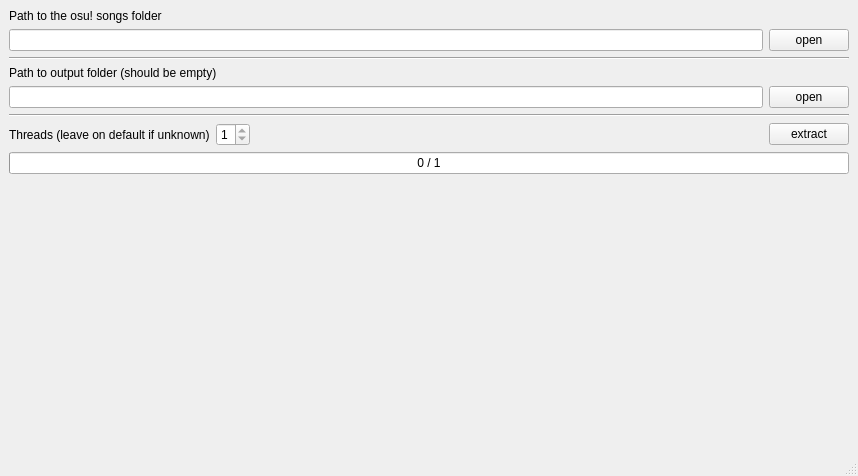
<?xml version="1.0" encoding="UTF-8"?>
<ui version="4.0">
 <class>MainWindow</class>
 <widget class="QMainWindow" name="MainWindow">
  <property name="geometry">
   <rect>
    <x>0</x>
    <y>0</y>
    <width>858</width>
    <height>476</height>
   </rect>
  </property>
  <property name="windowTitle">
   <string>Osu!MapExtractor</string>
  </property>
  <widget class="QWidget" name="centralwidget">
   <layout class="QVBoxLayout" name="verticalLayout">
    <item>
     <widget class="QLabel" name="labelOsuFolder">
      <property name="text">
       <string>Path to the osu! songs folder</string>
      </property>
     </widget>
    </item>
    <item>
     <layout class="QHBoxLayout" name="horizontalLayout">
      <item>
       <widget class="QLineEdit" name="lineEditOsuFolder">
        <property name="accessibleName">
         <string/>
        </property>
       </widget>
      </item>
      <item>
       <widget class="QPushButton" name="pushButtonOsuFolder">
        <property name="text">
         <string>open</string>
        </property>
        <property name="checkable">
         <bool>false</bool>
        </property>
        <property name="checked">
         <bool>false</bool>
        </property>
        <property name="autoRepeat">
         <bool>false</bool>
        </property>
        <property name="flat">
         <bool>false</bool>
        </property>
       </widget>
      </item>
     </layout>
    </item>
    <item>
     <widget class="Line" name="line">
      <property name="orientation">
       <enum>Qt::Horizontal</enum>
      </property>
     </widget>
    </item>
    <item>
     <widget class="QLabel" name="labelOutput">
      <property name="text">
       <string>Path to output folder (should be empty)</string>
      </property>
     </widget>
    </item>
    <item>
     <layout class="QHBoxLayout" name="horizontalLayout_2">
      <item>
       <widget class="QLineEdit" name="lineEditOutput"/>
      </item>
      <item>
       <widget class="QPushButton" name="pushButtonOutput">
        <property name="text">
         <string>open</string>
        </property>
       </widget>
      </item>
     </layout>
    </item>
    <item>
     <widget class="Line" name="line_2">
      <property name="orientation">
       <enum>Qt::Horizontal</enum>
      </property>
     </widget>
    </item>
    <item>
     <layout class="QHBoxLayout" name="horizontalLayout_3">
      <item>
       <widget class="QLabel" name="label_3">
        <property name="text">
         <string>Threads (leave on default if unknown)</string>
        </property>
       </widget>
      </item>
      <item>
       <widget class="QSpinBox" name="spinBoxThreads">
        <property name="sizePolicy">
         <sizepolicy hsizetype="Minimum" vsizetype="Fixed">
          <horstretch>0</horstretch>
          <verstretch>0</verstretch>
         </sizepolicy>
        </property>
        <property name="maximumSize">
         <size>
          <width>16777215</width>
          <height>16777215</height>
         </size>
        </property>
        <property name="minimum">
         <number>1</number>
        </property>
        <property name="maximum">
         <number>1</number>
        </property>
       </widget>
      </item>
      <item>
       <spacer name="horizontalSpacer">
        <property name="orientation">
         <enum>Qt::Horizontal</enum>
        </property>
        <property name="sizeHint" stdset="0">
         <size>
          <width>40</width>
          <height>20</height>
         </size>
        </property>
       </spacer>
      </item>
      <item>
       <widget class="QPushButton" name="pushButtonExtract">
        <property name="text">
         <string>extract</string>
        </property>
       </widget>
      </item>
     </layout>
    </item>
    <item>
     <widget class="QProgressBar" name="progressBar">
      <property name="maximum">
       <number>1</number>
      </property>
      <property name="value">
       <number>0</number>
      </property>
      <property name="format">
       <string>%v / %m</string>
      </property>
     </widget>
    </item>
    <item>
     <spacer name="verticalSpacer">
      <property name="orientation">
       <enum>Qt::Vertical</enum>
      </property>
      <property name="sizeHint" stdset="0">
       <size>
        <width>20</width>
        <height>40</height>
       </size>
      </property>
     </spacer>
    </item>
   </layout>
  </widget>
  <widget class="QMenuBar" name="menubar">
   <property name="geometry">
    <rect>
     <x>0</x>
     <y>0</y>
     <width>858</width>
     <height>20</height>
    </rect>
   </property>
  </widget>
  <widget class="QStatusBar" name="statusbar"/>
 </widget>
 <resources/>
 <connections/>
</ui>
